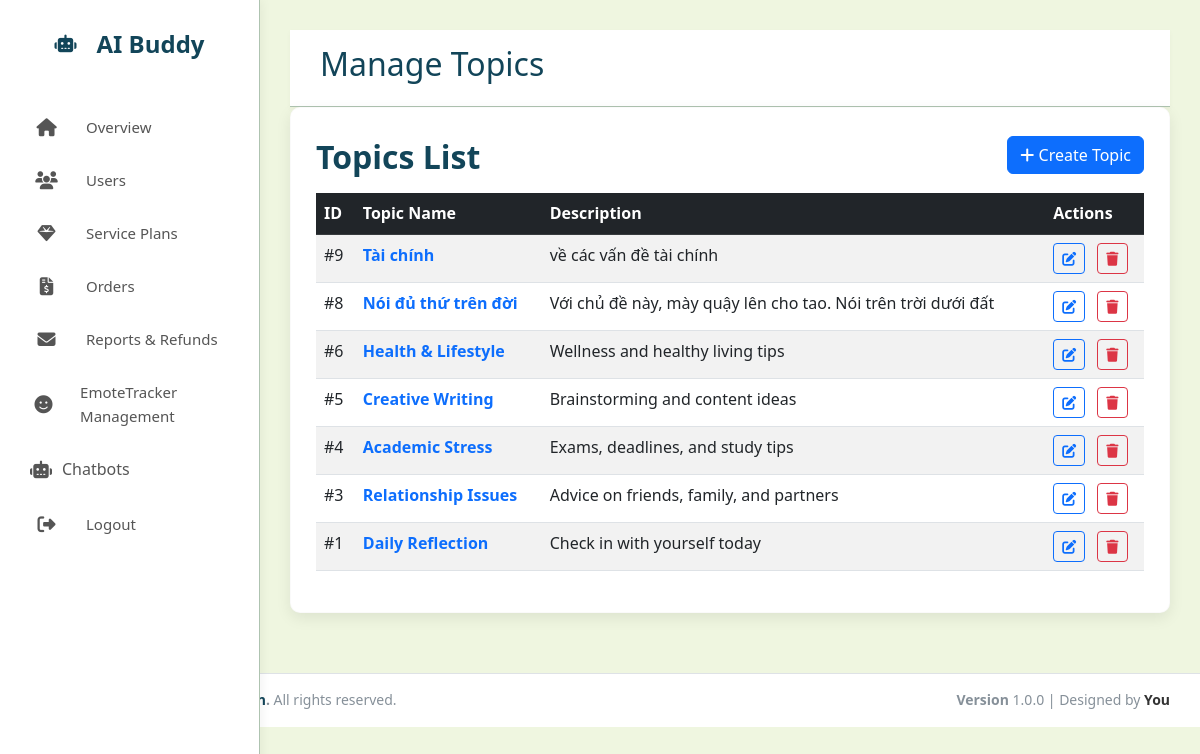
/admin_aibuddy/modules/chatbot/views/topics/index.php (signed in), run on the app's committed database.
### tables this page shows
CREATE TABLE `topic` (
  `TopicID` int(11) NOT NULL,
  `TopicName` varchar(100) NOT NULL,
  `Description` text DEFAULT NULL
);

### admin_aibuddy/modules/chatbot/controllers/TopicController.php (called while the page is built, shortened)
<?php
require_once __DIR__ . '/../../../config/db.php';
require_once __DIR__ . '/../models/AdminTopic.php';
class TopicController {
    private $model;
    public function __construct() {
        global $conn;
        $this->model = new AdminTopic($conn);
    }
    public function index() {
        return $this->model->getAll();
    }
}
?>

### admin_aibuddy/modules/chatbot/models/AdminTopic.php (called while the page is built, shortened)
<?php
class AdminTopic {
    private $conn;
    public function __construct($conn) {
        $this->conn = $conn;
    }
    public function getAll() {
        $result = $this->conn->query("SELECT * FROM topic ORDER BY TopicID DESC");
        return $result->fetch_all(MYSQLI_ASSOC);
    }
}
?>

### admin_aibuddy/modules/chatbot/views/topics/index.php (the view)
<?php
require_once __DIR__ . '/../../controllers/TopicController.php';
$controller = new TopicController();
$topics = $controller->index();
include __DIR__ . '/../../../../includes/header.php';
include __DIR__ . '/../../../../includes/sidebar.php';
?>
<div class="main-content">
    <div class="top-navbar">
        <h2>Manage Topics</h2>
    </div>
    <div class="card-box">
        <div class="d-flex justify-content-between align-items-center mb-3">
            <h3>Topics List</h3>
            <a href="form.php" class="btn btn-primary"><i class="fas fa-plus"></i> Create Topic</a>
        </div>
        <div class="table-responsive">
            <table class="table table-striped table-hover">
                <thead class="table-dark">
                    <tr>
                        <th>ID</th>
                        <th>Topic Name</th>
                        <th>Description</th>
                        <th>Actions</th>
                    </tr>
                </thead>
                <tbody>
                    <?php foreach ($topics as $t): ?>
                    <tr>
                        <td>#<?php echo $t['TopicID']; ?></td>
                        <td class="fw-bold text-primary"><?php echo htmlspecialchars($t['TopicName']); ?></td>
                        <td><?php echo htmlspecialchars($t['Description'] ?? ''); ?></td>
                        <td>
                            <a href="form.php?id=<?php echo $t['TopicID']; ?>" class="btn btn-sm btn-outline-primary me-2">
                                <i class="fas fa-edit"></i>
                            </a>
                            <a href="delete.php?id=<?php echo $t['TopicID']; ?>" class="btn btn-sm btn-outline-danger" onclick="return confirm('Are you sure?');">
                                <i class="fas fa-trash"></i>
                            </a>
                        </td>
                    </tr>
                    <?php endforeach; ?>
                </tbody>
            </table>
        </div>
    </div>
</div>
<?php include __DIR__ . '/../../../../includes/footer.php'; ?>

### admin_aibuddy/assets/css/style.css (style rules this page uses)
:root { --primary-dark: #01161e; --primary: #124559; --primary-light: #598392; --accent: #33c6e7; --light: #aec3b0; --background: #eff6e0; --white: #ffffff; --gray: #d9d9d9; --text: #353535; --card-shadow: 0 5px 15px rgba(0, 0, 0, 0.08); --radius: 10px; --sidebar-width: 260px; }
* { box-sizing: border-box; }
body { font-family: 'Segoe UI', Tahoma, Geneva, Verdana, sans-serif; background-color: var(--background); color: var(--text); margin: 0; line-height: 1.6; }
.main-content { margin-left: var(--sidebar-width); padding: 30px; }
.top-navbar { background: var(--white); padding: 15px 30px; display: flex; justify-content: space-between; align-items: center; box-shadow: 0 2px 5px rgba(0,0,0,0.03); border-bottom: 1px solid var(--light); }
.card-box { background-color: var(--white); border-radius: var(--radius); box-shadow: var(--card-shadow); padding: 25px; transition: transform 0.3s ease; height: 100%; border: 1px solid rgba(0,0,0,0.02); }
.card-box h3 { font-size: 32px; font-weight: 700; margin: 5px 0 0 0; color: var(--primary); }
h2 { color: var(--primary); }

### data on the page
topic: TopicID "9", TopicName "Tài chính", Description "về các vấn đề tài chính"
topic: TopicID "8", TopicName "Nói đủ thứ trên đời", Description "Với chủ đề này, mày quậy lên cho tao. Nói trên trời dưới đất"
topic: TopicID "6", TopicName "Health & Lifestyle", Description "Wellness and healthy living tips"
topic: TopicID "5", TopicName "Creative Writing", Description "Brainstorming and content ideas"
topic: TopicID "4", TopicName "Academic Stress", Description "Exams, deadlines, and study tips"
topic: TopicID "3", TopicName "Relationship Issues", Description "Advice on friends, family, and partners"
topic: TopicID "1", TopicName "Daily Reflection", Description "Check in with yourself today"
